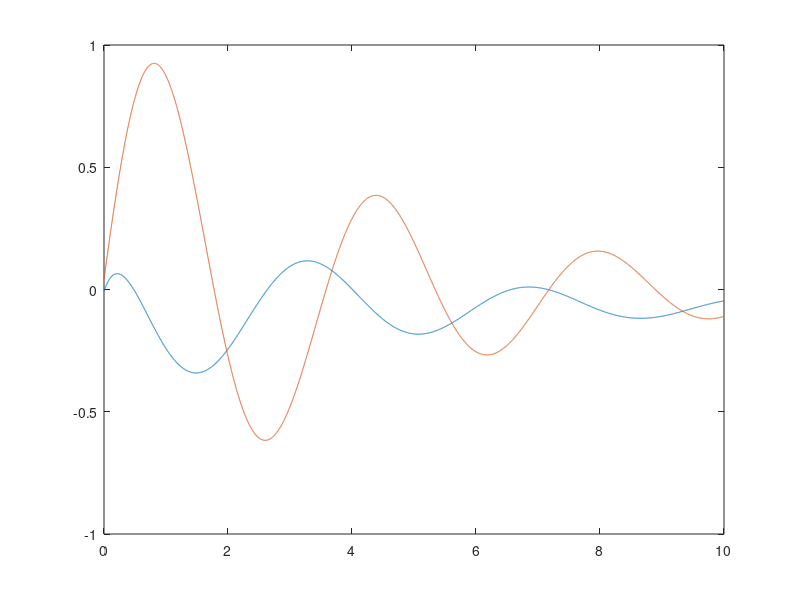
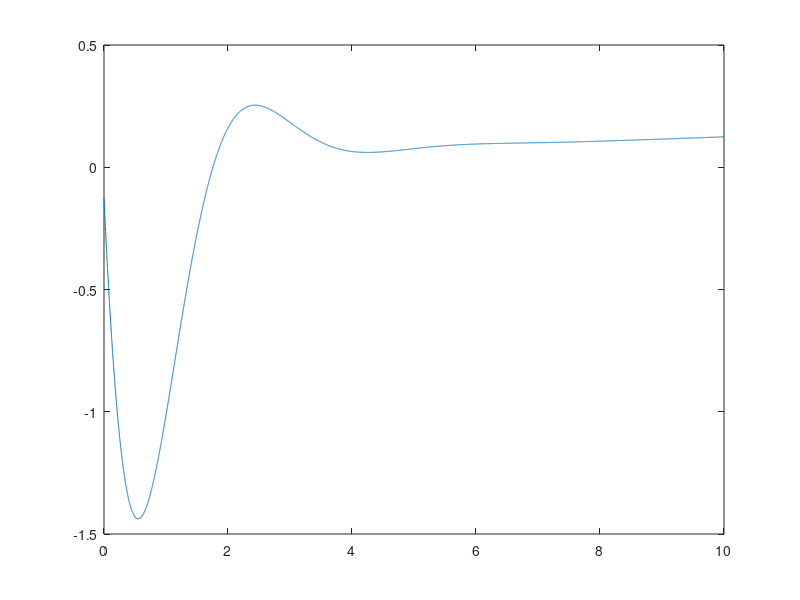

These charts were generated, in order, by the following MATLAB code:
% Citation 550 - Linear simulation

% xcg = 0.25*c

% Stationary flight condition

hp0    = 5030*0.3048;      	  % pressure altitude in the stationary flight condition [m]
V0     = 77;            % true airspeed in the stationary flight condition [m/sec]
alpha0 = 1.6;       	      % angle of attack in the stationary flight condition [rad]
th0    = alpha0;        % pitch angle in the stationary flight condition [rad]

% Aircraft mass
%m      = 6720 ;         	  % mass [kg] Nuestro
m      =  6689.13;         	  % mass [kg] Reference


% aerodynamic properties
e      = 0.8;            % Oswald factor [ ]
CD0    = 0.04;            % Zero lift drag coefficient [ ]
CLa    = 5.084;            % Slope of CL-alpha curve [ ]

% Longitudinal stability
Cma    = -0.5626;            % longitudinal stabilty [ ]
Cmde   = -1.1642;            % elevator effectiveness [ ]

% Aircraft geometry

S      = 30.00;	          % wing area [m^2]
Sh     = 0.2*S;           % stabiliser area [m^2]
Sh_S   = Sh/S;	          % [ ]
lh     = 0.71*5.968;      % tail length [m]
c      = 2.0569;	  % mean aerodynamic cord [m]
lh_c   = lh/c;	          % [ ]
b      = 15.911;	  % wing span [m]
bh     = 5.791;	          % stabilser span [m]
A_asym      = b^2/S;           % wing aspect ratio [ ]
Ah     = bh^2/Sh;         % stabilser aspect ratio [ ]
Vh_V   = 1;		  % [ ]
ih     = -2*pi/180;       % stabiliser angle of incidence [rad]

% Constant values concerning atmosphere and gravity

rho0   = 1.2250;          % air density at sea level [kg/m^3] 
lambda = -0.0065;         % temperature gradient in ISA [K/m]
Temp0  = 288.15;          % temperature at sea level in ISA [K]
R      = 287.05;          % specific gas constant [m^2/sec^2K]
g      = 9.81;            % [m/sec^2] (gravity constant)

rho    = rho0*((1+(lambda*hp0/Temp0)))^(-((g/(lambda*R))+1));   % [kg/m^3]  (air density)
W      = m*g;				                        % [N]       (aircraft weight)

% Constant values concerning aircraft inertia

muc    = m/(rho*S*c);
mub    = m/(rho*S*b);
KX2    = 0.019;
KZ2    = 0.042;
KXZ    = 0.002;
KY2    = 1.25*1.114;

% Aerodynamic constants

Cmac   = 0;                     % Moment coefficient about the aerodynamic centre [ ]
CNwa   = CLa;   		        % Wing normal force slope [ ]
CNha   = 2*pi*Ah/(Ah+2);        % Stabiliser normal force slope [ ]
depsda = 4/(A_asym+2);               % Downwash gradient [ ]

% Lift and drag coefficient

CL = 2*W/(rho*V0^2*S);               % Lift coefficient [ ]
CD = CD0 + (CLa*alpha0)^2/(pi*A_asym*e);  % Drag coefficient [ ]

% Stabiblity derivatives

CX0    = W*sin(th0)/(0.5*rho*V0^2*S);
CXu    = -0.02792;
CXa    = -0.47966;
CXadot = +0.08330;
CXq    = -0.28170;
CXde   = -0.03728;

CZ0    = -W*cos(th0)/(0.5*rho*V0^2*S);
CZu    = -0.37616;
CZa    = -5.74340;
CZadot = -0.00350;
CZq    = -5.66290;
CZde   = -0.69612;

Cmu    = +0.06990;
Cmadot = +0.17800;
Cmq    = -8.79415;

CYb    = -0.7500;
CYbdot =  0     ;
CYp    = -0.0304;
CYr    = +0.8495;
CYda   = -0.0400;
CYdr   = +0.2300;

Clb    = -0.10260;
Clp    = -0.71085;
Clr    = +0.23760;
Clda   = -0.23088;
Cldr   = +0.03440;

Cnb    =  +0.1348;
Cnbdot =   0     ;
Cnp    =  -0.0602;
Cnr    =  -0.2061;
Cnda   =  -0.0120;
Cndr   =  -0.0939;


%%% Symmetric

C1_sym = [-2*muc*c/(V0*V0), 0, 0, 0,;
      0, (CZadot - 2*muc)*c/V0, 0, 0;
      0, 0, -c/V0, 0;
      0, Cmadot*c/V0, 0, -2*muc*KY2*c*c/(V0*V0)];


C2_sym = [CXu/V0, CXa, CZ0, CXq*c/V0;
      CZu/V0, CZa, -CX0, (CZq + 2*muc)*c/V0;
      0,0,0,c/V0;
      Cmu/V0, Cma, 0, Cmq*c/V0];


C3_sym = [CXde;
      CZde;
      0;
      Cmde];

A_sym = -inv(C1_sym)*C2_sym;
B_sym = -inv(C1_sym)*C3_sym;

%%% Unsymmetric

C1_asym = [(CYbdot - 2*mub)*b/V0,0,0,0;
      0,-b/(2*V0),0,0;
      0,0,-2*mub*KX2*b*b/(V0*V0),2*mub*KXZ*b*b/(V0*V0);
      Cnbdot*b/V0,0,2*mub*KXZ*b*b/(V0*V0),-2*mub*KZ2*b*b/(V0*V0)];
  
  
C2_asym = [CYb, CL, CYp*b/(2*V0), (CYr - 4*mub)*b/(2*V0);
      0, 0, b/(2*V0), 0;
      Clb, 0, Clp*b/(2*V0), Clr*b/(2*V0);
      Cnb, 0, Cnp*b/(2*V0), Cnr*b/(2*V0)];
  
  
C3_asym = [CYda, CYdr;
       0,0;
       Clda, Cldr;
       Cnda, Cndr];
   
A_asym = -inv(C1_asym)*C2_asym;
B_asym = -inv(C1_asym)*C3_asym;

C = eye(4);
D = 0;

t = 0:0.001:10;
sys_asym = ss(A_asym,B_asym,C,D);
sys_sym = ss(A_sym,B_sym,C,D);
y_asym = impulse(sys_asym,t);
y_sym = impulse(sys_sym,t);

figure(1)
plot(t,y_asym(:,1,1),t,y_asym(:,1,2))
figure(2)
plot(t,y_sym(:,2))

